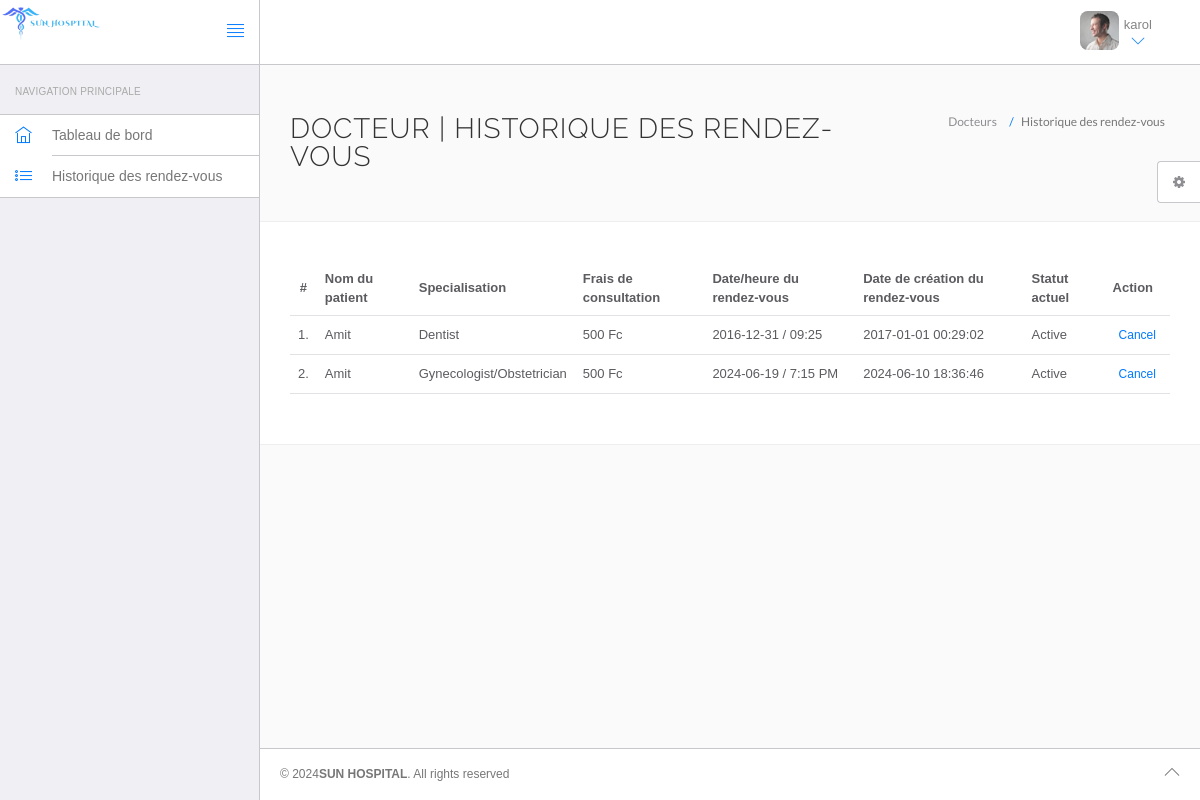
Page /hms/doctor/appointment-history.php (signed in) on the committed database.
### tables this page shows
CREATE TABLE `doctors` (
  `id` int NOT NULL,
  `specilization` varchar(255) NOT NULL,
  `doctorName` varchar(255) NOT NULL,
  `address` longtext NOT NULL,
  `docFees` varchar(255) NOT NULL,
  `contactno` bigint NOT NULL,
  `docEmail` varchar(255) NOT NULL,
  `password` varchar(255) NOT NULL,
  `creationDate` timestamp NOT NULL DEFAULT CURRENT_TIMESTAMP
);

CREATE TABLE `appointment` (
  `id` int NOT NULL,
  `doctorSpecialization` varchar(255) NOT NULL,
  `doctorId` int NOT NULL,
  `userId` int NOT NULL,
  `consultancyFees` int NOT NULL,
  `appointmentDate` varchar(255) NOT NULL,
  `appointmentTime` varchar(255) NOT NULL,
  `postingDate` timestamp NOT NULL DEFAULT CURRENT_TIMESTAMP,
  `userStatus` int NOT NULL,
  `doctorStatus` int NOT NULL,
  `updationDate` varchar(255) DEFAULT NULL
);

CREATE TABLE `users` (
  `id` int NOT NULL,
  `fullName` varchar(255) NOT NULL,
  `address` longtext NOT NULL,
  `city` varchar(255) NOT NULL,
  `gender` varchar(255) NOT NULL,
  `email` varchar(255) NOT NULL,
  `password` varchar(255) NOT NULL,
  `regDate` timestamp NOT NULL DEFAULT CURRENT_TIMESTAMP
);

### hms/doctor/appointment-history.php (the view, shortened to what this page needs)
<?php
require 'include/config.php';
?>
<!DOCTYPE html>
<html lang="en">
	<head>
		<link rel="stylesheet" href="vendor/bootstrap/css/bootstrap.min.css">
		<link rel="stylesheet" href="vendor/fontawesome/css/font-awesome.min.css">
		<link rel="stylesheet" href="vendor/themify-icons/themify-icons.min.css">
		<link href="vendor/animate.css/animate.min.css" rel="stylesheet" media="screen">
		<link href="vendor/perfect-scrollbar/perfect-scrollbar.min.css" rel="stylesheet" media="screen">
		<link href="vendor/switchery/switchery.min.css" rel="stylesheet" media="screen">
		<link href="vendor/bootstrap-touchspin/jquery.bootstrap-touchspin.min.css" rel="stylesheet" media="screen">
		<link href="vendor/select2/select2.min.css" rel="stylesheet" media="screen">
		<link href="vendor/bootstrap-datepicker/bootstrap-datepicker3.standalone.min.css" rel="stylesheet" media="screen">
		<link href="vendor/bootstrap-timepicker/bootstrap-timepicker.min.css" rel="stylesheet" media="screen">
		<link rel="stylesheet" href="assets/css/styles.css">
		<link rel="stylesheet" href="assets/css/plugins.css">
		<link rel="stylesheet" href="assets/css/themes/theme-1.css" id="skin_color" />
	</head>
	<body>
		<div id="app">
<?php require 'include/sidebar.php';?>
			<div class="app-content">
					<?php require 'include/header.php';?>
				<div class="main-content" >
					<div class="wrap-content container" id="container">
						<section id="page-title">
							<div class="row">
								<div class="col-sm-8">
									<h1 class="mainTitle">Docteur | Historique des rendez-vous</h1>
																	</div>
								<ol class="breadcrumb">
									<li>
										<span>Docteurs </span>
									</li>
									<li class="active">
										<span>Historique des rendez-vous</span>
									</li>
								</ol>
							</div>
						</section>
						<div class="container-fluid container-fullw bg-white">
									<div class="row">
								<div class="col-md-12">
									<table class="table table-hover" id="sample-table-1">
										<thead>
											<tr>
												<th class="center">#</th>
												<th class="hidden-xs">Nom du patient</th>
												<th>Specialisation</th>
												<th>
												Frais de consultation</th>
												<th>Date/heure du rendez-vous</th>
												<th>Date de création du rendez-vous </th>
												<th>Statut actuel</th>
												<th>Action</th>
											</tr>
										</thead>
										<tbody>
								<?php
									$sql=$con->prepare("select users.fullName as fname,appointment.*  from appointment join users on users.id=appointment.userId where appointment.doctorId='".$_SESSION['id']."'");
									$sql->execute();
									$rows= $sql->fetchAll();
									$cnt=1;
									foreach($rows as $row)
									{
								?>
											<tr <?php if($row['userStatus']==0):?><?= "class='bg-warning'"?> <?php endif ?>>
												<td class="center"><?php echo $cnt;?>.</td>
												<td class="hidden-xs"><?php echo $row['fname'];?></td>
												<td><?php echo $row['doctorSpecialization'];?></td>
												<td><?php echo $row['consultancyFees'];?> Fc</td>
												<td><?php echo $row['appointmentDate'];?> / <?php echo
												 $row['appointmentTime'];?>
												</td>
												<td><?php echo $row['postingDate'];?></td>
												<td>
												<?php if(($row['userStatus']==1) && ($row['doctorStatus']==1))
												{
													echo "Active";
												}
												?>
												</td>
												<td >
												<div class="visible-md visible-lg hidden-sm hidden-xs">
												<?php if(($row['userStatus']==1) && ($row['doctorStatus']==1)){ ?>
	<a href="appointment-history.php?id=<?php echo $row['id']?>&cancel=update" onClick="return confirm('Êtes-vous sûr de vouloir annuler ce rendez-vous?')"class="btn btn-transparent btn-xs tooltips" title="Cancel Appointment" tooltip-placement="top" tooltip="Remove">Cancel</a>
	<?php } else {
		echo "Canceled";
		} ?>
												</div>
												</td>
											</tr>
											<?php
$cnt=$cnt+1;
											 }?>
										</tbody>
									</table>
								</div>
							</div>
								</div>
					</div>
				</div>
			</div>
	<?php require 'include/footer.php';?>
	<?php require 'include/setting.php';?>
		</div>
	</body>
</html>

### hms/doctor/include/header.php (shortened to what this page needs)
<header class="navbar navbar-default navbar-static-top">
					<div class="navbar-header">
							<img src="../../images/logos.png" width="100px">
						<a href="#" class="sidebar-toggler pull-right visible-md visible-lg " data-toggle-class="app-sidebar-closed" data-toggle-target="#app">
							<i class="ti-align-justify"></i>
						</a>
					</div>
					<div class="navbar-collapse collapse">
						<ul class="nav navbar-right">
							<li class="dropdown current-user">
								<a href class="dropdown-toggle" data-toggle="dropdown">
									<img src="assets/images/avatar-1.jpg" alt="Peter"> <span class="username">
									<?php
										$query=$con->prepare("select doctorName from doctors where id='".$_SESSION['id']."'"); $query->execute(); $user = $query->fetch();
										if(!empty($user))
										{
											echo $user['doctorName'];
										}
									?> <i class="ti-angle-down"></i></i></span>
								</a>
							</li>
						</ul>
					</div>
				</header>

### hms/doctor/assets/css/themes/theme-1.css (style rules this page uses)
body { background: #FAFAFA; }
header .navbar-header { background: #ffffff !important; border-right-color: #c8c7cc !important; border-bottom-color: #c8c7cc !important; }
header .navbar-header .sidebar-toggler, header .navbar-header .sidebar-mobile-toggler { color: #007aff !important; }
header .navbar-collapse { background: #ffffff !important; border-bottom-color: #c8c7cc !important; box-shadow: none !important; }
header .navbar-collapse .navbar-right > li > a { color: #777; }
header .navbar-collapse .navbar-right > li > a i { color: #007aff !important; }

### rows in the picture
doctors: doctorName "karol"
appointment: userId.fullName "Amit", doctorSpecialization "Dentist", consultancyFees "500", appointmentDate "2016-12-31", appointmentTime "09:25", postingDate "2017-01-01 00:29:02", userStatus "Active"
appointment: userId.fullName "Amit", doctorSpecialization "Gynecologist/Obstetrician", consultancyFees "500", appointmentDate "2024-06-19", appointmentTime "7:15 PM", postingDate "2024-06-10 18:36:46", userStatus "Active"
